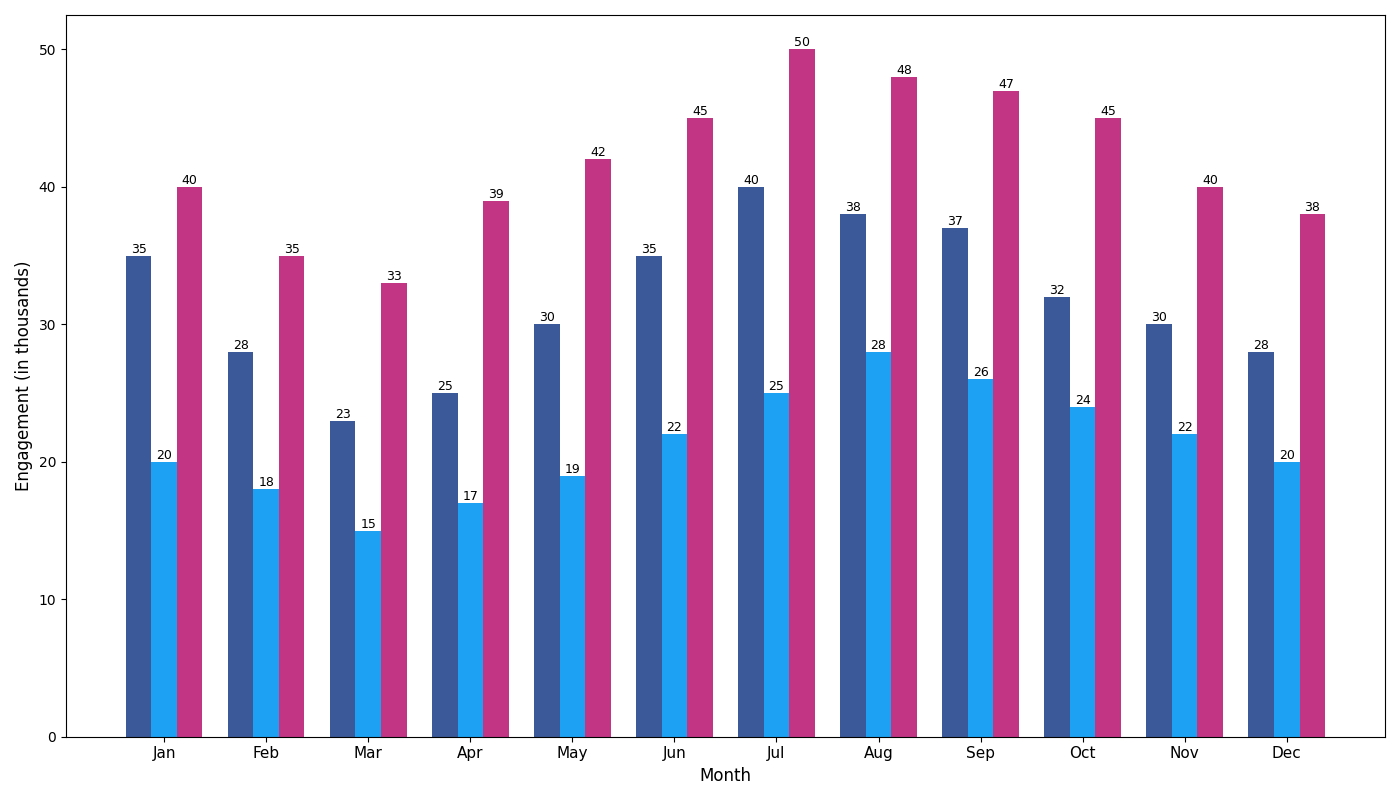

Recreate this plot in Python.
import matplotlib.pyplot as plt
import numpy as np

months = ['Jan', 'Feb', 'Mar', 'Apr', 'May', 'Jun', 'Jul', 'Aug', 'Sep', 'Oct', 'Nov', 'Dec']

engagement_data = {
    'Facebook': [35, 28, 23, 25, 30, 35, 40, 38, 37, 32, 30, 28],
    'Twitter': [20, 18, 15, 17, 19, 22, 25, 28, 26, 24, 22, 20],
    'Instagram': [40, 35, 33, 39, 42, 45, 50, 48, 47, 45, 40, 38]
}

facebook_data = np.array(engagement_data['Facebook'])
twitter_data = np.array(engagement_data['Twitter'])
instagram_data = np.array(engagement_data['Instagram'])

fig, ax = plt.subplots(figsize=(14, 8))

bar_width = 0.25
x_positions = np.arange(len(months))

bars_fb = ax.bar(x_positions - bar_width, facebook_data, bar_width, color='#3b5998')
bars_tw = ax.bar(x_positions, twitter_data, bar_width, color='#1DA1F2')
bars_ig = ax.bar(x_positions + bar_width, instagram_data, bar_width, color='#C13584')

for rect in bars_fb + bars_tw + bars_ig:
    height = rect.get_height()
    ax.text(rect.get_x() + rect.get_width()/2.0, height, f'{height}', ha='center', va='bottom', fontsize=9)

ax.set_xlabel('Month', fontsize=12)
ax.set_ylabel('Engagement (in thousands)', fontsize=12)
ax.set_xticks(x_positions)
ax.set_xticklabels(months, fontsize=11)

plt.tight_layout()
plt.show()
